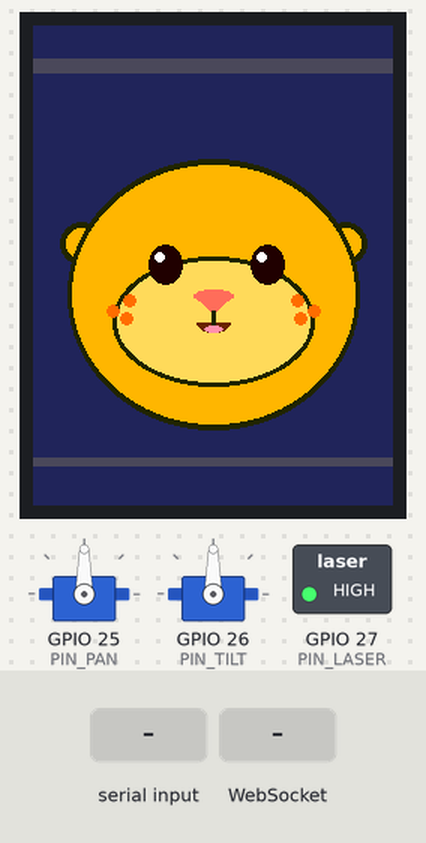
The sketch below on a simulated ESP32. Shown: 240×320 colour display, 2 × servo, switched loads named in the sketch (green lamp = pin HIGH). The inputs (shaded band) are chosen by the test bench. WiFi joins after 1.5 s; servers stay silent unless stated; random numbers use the default seed unless the sketch sets one; what the sketch prints to the serial monitor is not drawn.

Above: at 3.0 s.
At 3.9 s:
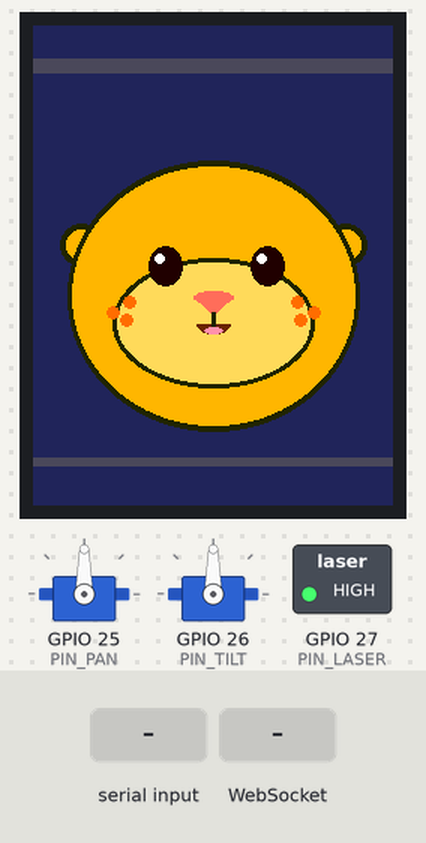
4.0 s: "mouth\n" received over Serial
6.0 s: WebSocket text "mouth" received
At 9.6 s:
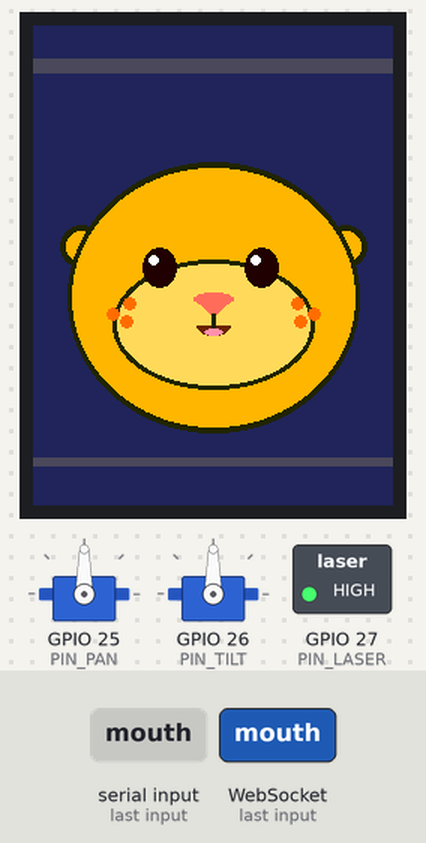
Timing chart, 0 to 11.1 s (numbered marks = the images above; inputs shaded):
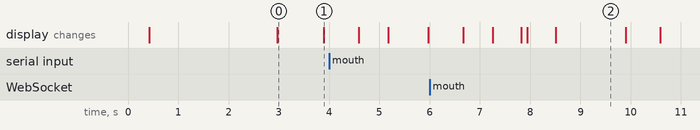

The sketch:

otter_robot.ino
```cpp
// Otter tutor robot - the ESP32 only obeys JSON commands from the laptop.
// Contract: face{state} mouth{level} look{pan,tilt} laser{on,pan?,tilt?} home
// Test without a server: type a JSON command in the serial monitor.
#include <Arduino.h>
#include <ArduinoJson.h>
#include <ArduinoOTA.h>
#include "config.h"
#include "otter.h"
#include "motion.h"
#include "laser.h"
#include "net.h"

static char pending[16] = "";   // action waiting for the head to arrive
static bool laserAfterMove = false;

static void reply(const char* action) {
  char buf[64];
  snprintf(buf, sizeof buf, "{\"status\":\"done\",\"action\":\"%s\"}", action);
  net::send(buf);
}

static void handle(const char* json, size_t len) {
  JsonDocument doc;
  if (deserializeJson(doc, json, len)) { net::send("{\"status\":\"error\",\"msg\":\"bad json\"}"); return; }
  const char* a = doc["action"] | "";
  if (strcmp(a, "mouth")) Serial.printf("[rx] %.*s\n", (int)len, json);

  if (!strcmp(a, "face")) { otter::setMood(doc["state"] | "idle"); reply("face"); }
  else if (!strcmp(a, "mouth")) { otter::setMouth(doc["level"] | 0.0f); }
  else if (!strcmp(a, "look")) {
    // SAFETY: a plain look never carries the laser along. Without this, a look
    // arriving after a laser command re-targeted it (fired off-target) or swept a lit beam.
    laser::set(false); laserAfterMove = false;
    motion::look(doc["pan"] | 0.0f, doc["tilt"] | 0.0f); strcpy(pending, "look");
  }
  else if (!strcmp(a, "laser")) {
    bool on = doc["on"] | false;
    if (!on) { laser::set(false); laserAfterMove = false; reply("laser"); }
    else if (doc["pan"].is<float>() || doc["tilt"].is<float>()) {
      laser::set(false);  // aim first, then switch on
      motion::look(doc["pan"] | 0.0f, doc["tilt"] | 0.0f);
      laserAfterMove = true; strcpy(pending, "laser");
    } else { laser::set(true); reply("laser"); }
  }
  else if (!strcmp(a, "home")) {
    laser::set(false); laserAfterMove = false; otter::setMood("idle");
    motion::home(); strcpy(pending, "home");
  }
  else net::send("{\"status\":\"error\",\"msg\":\"unknown action\"}");

  if (pending[0] && !motion::moving()) {  // already there
    if (laserAfterMove) { laser::set(true); laserAfterMove = false; }
    reply(pending); pending[0] = 0;
  }
}

static void onLost() { laser::set(false); laserAfterMove = false; otter::setMood("idle"); motion::home(); }

static void beginOta() {
  ArduinoOTA.setHostname(OTA_HOSTNAME);
#ifdef OTA_PASS
  ArduinoOTA.setPassword(OTA_PASS);
#endif
  ArduinoOTA.onStart([]() {           // SAFETY: laser off and head still while flashing
    laser::set(false); laserAfterMove = false; otter::setMood("thinking"); otter::update();
    Serial.println("[ota] update starting");
  });
  ArduinoOTA.onEnd([]() { Serial.println("[ota] done, rebooting"); });
  ArduinoOTA.onError([](ota_error_t e) { Serial.printf("[ota] error %u\n", e); });
  ArduinoOTA.begin();
  Serial.printf("[ota] ready: %s.local\n", OTA_HOSTNAME);
}

void setup() {
  laser::begin();                     // FIRST: on an active-low robot a floating pin can light the laser
  Serial.begin(115200);
  delay(200);
  Serial.println("\n[otter] booting");
  otter::begin();
  motion::begin();
  motion::home();
  net::begin(handle, onLost);
  beginOta();
  Serial.println("[otter] ready. Type JSON here to test, e.g. {\"action\":\"face\",\"state\":\"happy\"}");
}

void loop() {
  ArduinoOTA.handle();
  net::loop();
  if (motion::update() && pending[0]) {
    if (laserAfterMove) { laser::set(true); laserAfterMove = false; }
    reply(pending); pending[0] = 0;
  }
  laser::update();
  otter::update();

  static String line;
  while (Serial.available()) {
    char c = Serial.read();
    if (c == '\n' || c == '\r') { if (line.length()) handle(line.c_str(), line.length()); line = ""; }
    else line += c;
  }
}
```

laser.cpp
```cpp
#include <Arduino.h>
#include "config.h"
#include "laser.h"

namespace laser {
static bool on = false;
static uint32_t since = 0;

// Pin level for a laser state; LASER_ACTIVE_LOW flips it for robots wired without the transistor.
static void drive(bool v) { digitalWrite(PIN_LASER, (v != LASER_ACTIVE_LOW) ? HIGH : LOW); }

void begin() { drive(false); pinMode(PIN_LASER, OUTPUT); drive(false); }  // level first, so it never glitches on
void set(bool v) { on = v; since = millis(); drive(v); }
bool isOn() { return on; }
void update() { if (on && millis() - since > LASER_TIMEOUT_MS) set(false); }
}
```

laser.h
```cpp
#pragma once
namespace laser {
void begin();
void set(bool on);
void update();                    // enforces LASER_TIMEOUT_MS
bool isOn();
}
```

motion.cpp
```cpp
#include <Arduino.h>
#include <ESP32Servo.h>
#include "config.h"
#include "motion.h"

namespace motion {
static Servo sPan, sTilt;
static float curP = 0, curT = 0, tgtP = 0, tgtT = 0;
static bool wasMoving = false;
static uint32_t last = 0;

static void write() {
  sPan.write(PAN_CENTER + (PAN_INVERT ? -curP : curP));
  sTilt.write(TILT_CENTER + (TILT_INVERT ? -curT : curT));
}

void begin() {
  ESP32PWM::allocateTimer(0);
  ESP32PWM::allocateTimer(1);
  sPan.setPeriodHertz(50);
  sTilt.setPeriodHertz(50);
  // One servo at a time: both jumping to centre together at power-up pulled the
  // supply low enough to reset the ESP32, which then did it again (restart loop,
  // on a phone charger, Oct 4).
  sPan.attach(PIN_PAN, 500, 2400);
  write();
  delay(400);
  sTilt.attach(PIN_TILT, 500, 2400);
  write();
  delay(400);
  last = millis();
}

void look(float pan, float tilt) {
  tgtP = constrain(pan, -PAN_LIMIT, PAN_LIMIT);
  tgtT = constrain(tilt, TILT_MIN, TILT_MAX);
  wasMoving = true;
}

void home() { look(0, 0); }

bool moving() { return fabsf(tgtP - curP) > 0.3f || fabsf(tgtT - curT) > 0.3f; }

static float stepTo(float cur, float tgt, float maxStep) {
  float d = tgt - cur;
  if (fabsf(d) < 0.3f) return tgt;
  float s = d * 0.18f;                       // ease out
  if (fabsf(s) < 0.4f) s = d > 0 ? 0.4f : -0.4f;
  return cur + constrain(s, -maxStep, maxStep);
}

bool update() {
  uint32_t now = millis();
  if (now - last < 20) return false;         // 50 Hz
  float dt = (now - last) / 1000.0f;
  last = now;
  float maxStep = SERVO_SPEED * dt;
  // Pan first, then tilt: two servos starting together is the current spike that
  // browns out a weak supply. Aiming takes a few tenths of a second longer.
  if (fabsf(tgtP - curP) >= 0.3f) curP = stepTo(curP, tgtP, maxStep);
  else curT = stepTo(curT, tgtT, maxStep);
  write();
  if (wasMoving && !moving()) { wasMoving = false; return true; }
  return false;
}
}
```

motion.h
```cpp
#pragma once
namespace motion {
void begin();
void look(float pan, float tilt); // degrees from centre, clamped to safe limits
void home();
bool update();                    // true once, when the head reaches its target
bool moving();
}
```

net.cpp
```cpp
#include <Arduino.h>
#include <WiFi.h>
#include <WebSocketsClient.h>
#include "config.h"
#include "net.h"

namespace net {
static WebSocketsClient ws;
static Handler handler = nullptr;
static void (*lost)() = nullptr;
static bool connected = false;  // only treat a drop as "lost" if we were really connected

static void onEvent(WStype_t type, uint8_t* payload, size_t len) {
  switch (type) {
    case WStype_CONNECTED:
      connected = true;
      Serial.println("[net] connected to server");
      ws.sendTXT("{\"status\":\"ready\"}");
      break;
    case WStype_DISCONNECTED:
      if (connected) {             // failed retries with no server no longer reset the face
        connected = false;
        Serial.println("[net] disconnected");
        if (lost) lost();
      }
      break;
    case WStype_TEXT:
      if (handler) handler((const char*)payload, len);
      break;
    default: break;
  }
}

void begin(Handler h, void (*onDisconnect)()) {
  handler = h; lost = onDisconnect;
  WiFi.mode(WIFI_STA);
  WiFi.begin(WIFI_SSID, WIFI_PASS);
  Serial.printf("[net] joining %s", WIFI_SSID);
  uint32_t t0 = millis();
  while (WiFi.status() != WL_CONNECTED && millis() - t0 < 15000) { delay(300); Serial.print("."); }
  Serial.printf("\n[net] wifi %s, ip %s\n", WiFi.status() == WL_CONNECTED ? "ok" : "FAILED",
                WiFi.localIP().toString().c_str());
  ws.begin(SERVER_HOST, SERVER_PORT, SERVER_PATH);
  ws.onEvent(onEvent);
  ws.setReconnectInterval(2000);
}

void loop() { ws.loop(); }
void send(const char* json) { ws.sendTXT(json); Serial.printf("[tx] %s\n", json); }
}
```

net.h
```cpp
#pragma once
#include <stddef.h>
namespace net {
typedef void (*Handler)(const char* json, size_t len);
void begin(Handler onMessage, void (*onDisconnect)());
void loop();
void send(const char* json);
}
```

otter.cpp
```cpp
// Otter face for a 240x320 ILI9341 mounted vertically (portrait), in the team's design: golden head,
// yellow muzzle, coral nose, blush dots. The head sits in the lower part of the screen at 90% of the old
// landscape size (18 px clear each side); the mood extras (thought bubble, "?", stars, sound bars) go above it.
// Whole frame goes into an 8-bit sprite (~77 KB) and is pushed at ~25 fps, so it never flickers.
#include <Arduino.h>
#include <TFT_eSPI.h>
#include "config.h"
#include "otter.h"

namespace otter {
enum Mood { IDLE, LISTENING, THINKING, TALKING, HAPPY, CONFUSED };
static const int W = 240, H = 320;     // portrait
static const int CX = 120, CY = 180;   // middle of the head
static TFT_eSPI tft;
static TFT_eSprite spr(&tft);
static Mood mood = IDLE;
static float mouthTarget = 0, mouthLevel = 0;
static uint32_t lastMouthMsg = 0, lastFrame = 0, nextBlink = 2000, blinkStart = 0;
static bool blinking = false, useSprite = true;
static uint16_t BG, BG2, OUT, FUR, MUZ, EYE, NOSE, WHITE, MOUTH, TONGUE, BLUSH, STAR, DOT;

void begin() {
  tft.init();
  tft.setRotation(SCREEN_ROTATION);  // portrait 240x320, see config.h
  BG = tft.color565(52, 53, 94);    BG2 = tft.color565(69, 71, 120);  OUT = tft.color565(43, 34, 51);
  FUR = tft.color565(247, 174, 0);  MUZ = tft.color565(255, 212, 94); EYE = tft.color565(59, 30, 30);
  NOSE = tft.color565(224, 104, 96); WHITE = TFT_WHITE;              MOUTH = tft.color565(122, 42, 42);
  TONGUE = tft.color565(240, 138, 138); BLUSH = tft.color565(232, 96, 48); STAR = tft.color565(255, 211, 77);
  DOT = tft.color565(201, 207, 224);
  spr.setColorDepth(8);
  if (!spr.createSprite(W, H)) { useSprite = false; Serial.println("[otter] no RAM for sprite"); }
  tft.fillScreen(BG);
}

void setMood(const char* s) {
  if (!strcmp(s, "listening")) mood = LISTENING;
  else if (!strcmp(s, "thinking")) mood = THINKING;
  else if (!strcmp(s, "talking")) mood = TALKING;
  else if (!strcmp(s, "happy")) mood = HAPPY;
  else if (!strcmp(s, "confused")) mood = CONFUSED;
  else mood = IDLE;
}

void setMouth(float level) { mouthTarget = constrain(level, 0.0f, 1.0f); lastMouthMsg = millis(); }

template <typename G> static void draw(G& g, float t) {
  float open = 1;
  uint32_t now = millis();
  if (!blinking && now > nextBlink) { blinking = true; blinkStart = now; }
  if (blinking) {
    float p = (now - blinkStart) / 160.0f;
    if (p >= 1) { blinking = false; nextBlink = now + 2000 + random(3000); } else open = fabsf(1 - p * 2);
  }
  if (mood == LISTENING) open = max(open, 0.6f);
  if (mood != TALKING || now - lastMouthMsg > 400) mouthTarget = 0;
  mouthLevel += (mouthTarget - mouthLevel) * 0.5f;

  int b = mood == TALKING ? (int)(sinf(t * 9) * 1.5f) : (int)(sinf(t * 1.6f) * 2);
  g.fillSprite(BG);
  g.fillRect(0, 22, W, 10, BG2);
  g.fillRect(0, 288, W, 6, BG2);

  // ears, head, muzzle (each with a dark outline)
  int eu = mood == LISTENING ? -5 : 0;
  g.fillCircle(CX - 88, CY - 34 + b + eu, 14, OUT); g.fillCircle(CX - 88, CY - 34 + b + eu, 10, FUR);
  g.fillCircle(CX + 88, CY - 34 + b + eu, 14, OUT); g.fillCircle(CX + 88, CY - 34 + b + eu, 10, FUR);
  g.fillEllipse(CX, CY + b, 97, 90, OUT);      g.fillEllipse(CX, CY + b, 94, 86, FUR);
  g.fillEllipse(CX, CY + 18 + b, 67, 43, OUT); g.fillEllipse(CX, CY + 18 + b, 64, 40, MUZ);

  // blush dots
  const int bx[3] = {-67, -56, -58}, by[3] = {11, 4, 16};
  for (int k = 0; k < 3; k++) { g.fillCircle(CX + bx[k], CY + by[k] + b, 4, BLUSH); g.fillCircle(CX - bx[k], CY + by[k] + b, 4, BLUSH); }

  // eyes
  int lx = 0, ly = 0;
  if (mood == THINKING) { lx = 5; ly = -5; } else if (mood == IDLE) lx = (int)(sinf(t * 0.5f) * 3);
  int er = mood == LISTENING ? 13 : 11;
  const int ex[2] = {CX - 34, CX + 34};
  for (int i = 0; i < 2; i++) {
    if (mood == HAPPY) {
      g.fillEllipse(ex[i], CY - 18 + b, 11, 9, EYE);
      g.fillEllipse(ex[i], CY - 13 + b, 12, 8, FUR);
    } else {
      float o = open;
      if (mood == CONFUSED && i == 0) o = min(o, 0.45f);
      g.fillEllipse(ex[i] + lx, CY - 20 + ly + b, er, max(1, (int)((er + 2) * o)), EYE);
      if (o > 0.4f) g.fillCircle(ex[i] + lx - 4, CY - 25 + ly + b, 3, WHITE);
    }
  }
  if (mood == CONFUSED) {
    g.drawWideLine(CX - 47, CY - 36 + b, CX - 23, CY - 33 + b, 4, OUT, FUR);
    g.drawWideLine(CX + 23, CY - 40 + b, CX + 47, CY - 45 + b, 4, OUT, FUR);
  }
  if (mood == THINKING) {
    g.drawWideLine(CX - 45, CY - 37 + b, CX - 23, CY - 40 + b, 4, OUT, FUR);
    g.drawWideLine(CX + 23, CY - 40 + b, CX + 45, CY - 37 + b, 4, OUT, FUR);
  }

  // nose
  g.fillTriangle(CX - 13, CY + b, CX + 13, CY + b, CX, CY + 12 + b, NOSE);
  g.fillEllipse(CX, CY + 1 + b, 13, 4, NOSE);
  g.drawWideLine(CX, CY + 12 + b, CX, CY + 17 + b, 2.5f, OUT, MUZ);

  // mouth
  if (mood == TALKING) {
    int h = 4 + (int)(mouthLevel * 13);
    g.fillEllipse(CX, CY + 20 + b + h / 2, 10 + (int)(mouthLevel * 3), h, MOUTH);
    g.fillEllipse(CX, CY + 22 + b + (int)(h * 0.9f), 6, max(1, (int)(h * 0.35f)), TONGUE);
  } else if (mood == CONFUSED || mood == THINKING) {
    g.drawWideLine(CX - 9, CY + 23 + b, CX + 9, CY + 23 + b, 3, OUT, MUZ);
  } else {  // small open smile: lower half of an ellipse with a tongue
    int h = mood == HAPPY ? 9 : 6;
    g.fillEllipse(CX, CY + 19 + b, 11, h, MOUTH);
    g.fillEllipse(CX, CY + 19 + b + (int)(h * 0.75f), 6, max(1, (int)(h * 0.45f)), TONGUE);
    g.fillRect(CX - 13, CY + 19 + b - h - 1, 26, h + 1, MUZ);  // cut the top half off
    g.drawWideLine(CX, CY + 12 + b, CX, CY + 19 + b, 2.5f, OUT, MUZ);
  }

  // extras, in the space above the head (and the corners for the stars)
  if (mood == HAPPY) {
    const int sx[4] = {30, 210, 24, 216}, sy[4] = {64, 60, 270, 266};
    for (int k = 0; k < 4; k++) g.fillCircle(sx[k], sy[k] + (int)(sinf(t * 4 + k) * 4), 4 + (int)(sinf(t * 6 + k) * 1.5f), STAR);
  }
  if (mood == THINKING) {
    g.fillEllipse(176, 54, 28, 18, WHITE); g.fillCircle(150, 78, 5, WHITE);
    int on = ((int)(t * 3)) % 4;
    for (int k = 0; k < 3; k++) g.fillCircle(164 + k * 12, 54, 4, on > k ? BG : DOT);
  }
  if (mood == CONFUSED) { g.setTextColor(WHITE); g.setTextSize(5); g.drawString("?", 170, 34 + (int)(sinf(t * 3) * 3), 1); }
  if (mood == LISTENING)
    for (int k = 0; k < 3; k++) { int h = 10 + (int)(fabsf(sinf(t * 8 + k)) * 22); g.fillRoundRect(CX - 15 + k * 12, 58 - h / 2, 6, h, 3, WHITE); }
}

void update() {
  uint32_t now = millis();
  if (now - lastFrame < 40) return;
  lastFrame = now;
  if (useSprite) { draw(spr, now / 1000.0f); spr.pushSprite(0, 0); }
}
}
```

otter.h
```cpp
#pragma once
namespace otter {
void begin();
void setMood(const char* state);  // idle, listening, thinking, talking, happy, confused
void setMouth(float level);       // 0..1, sent while ElevenLabs audio plays
void update();                    // call every loop
}
```

secrets.example.h
```cpp
#pragma once
// Copy this file to secrets.h and fill it in. secrets.h is git-ignored.
#define WIFI_SSID   "your-wifi-or-phone-hotspot"
#define WIFI_PASS   "password"
#define SERVER_HOST "192.168.1.50"  // laptop IP running B's server (brain.server or test_server.py)
#define SERVER_PORT 8000            // brain.server's port (BRAIN_PORT); test_server.py uses it too
#define SERVER_PATH "/robot"        // brain.server accepts /robot and /ws/robot
// #define OTA_PASS "choose-a-password"   // optional: required to flash this robot over Wi-Fi
```

config.h
```cpp
#pragma once
// ---- Pins (match the wiring guide) ----
#define PIN_PAN    25
#define PIN_TILT   26
#define PIN_LASER  27

// ---- Servo tuning ----
// Angles in the JSON are degrees from centre. pan: + = right, tilt: + = up.
#define PAN_CENTER   90
#define TILT_CENTER  90
#define PAN_LIMIT    60     // max +/- degrees left/right
#define TILT_MIN    -40     // lowest the head can look (was -25: too high for the bottom of the board, Oct 4)
#define TILT_MAX     15     // SAFETY: highest it can look, keep the laser below eye level
#define PAN_INVERT   true   // flip if the head turns the wrong way (true since the pan servo was replaced, Oct 4)
#define TILT_INVERT  true   // true since Oct 4: + was tilting down
#define SERVO_SPEED  150.0f // max degrees per second

// ---- Laser ----
#define LASER_TIMEOUT_MS 6000 // SAFETY: laser turns itself off after this
// true  = laser lights when GPIO 27 is LOW (laser '-' wired straight to the pin; our robot, Oct 3)
// false = laser lights when GPIO 27 is HIGH (switched through the 2N2222, as in the wiring guide)
#define LASER_ACTIVE_LOW true

// ---- Screen ----
// The LCD is mounted vertically: portrait, 240 wide x 320 tall.
// 0 = otter turned 90 deg counter-clockwise from the old landscape setup (1).
// 2 = the same but 180 deg around: use it if the otter comes out upside down.
#define SCREEN_ROTATION 0

// ---- Wireless firmware updates (ArduinoOTA) ----
// Flash over Wi-Fi with ../flash.sh ota. Optional password: OTA_PASS in secrets.h.
#define OTA_HOSTNAME "otter-robot"   // reachable as otter-robot.local

#include "secrets.h"          // copy secrets.example.h to secrets.h
```

Measured:
- what the display in image 0 shows lasts 0.9 s, from 3.0 s to 3.9 s
- what the display in image 2 shows lasts 1.4 s, from 8.5 s to 9.9 s
